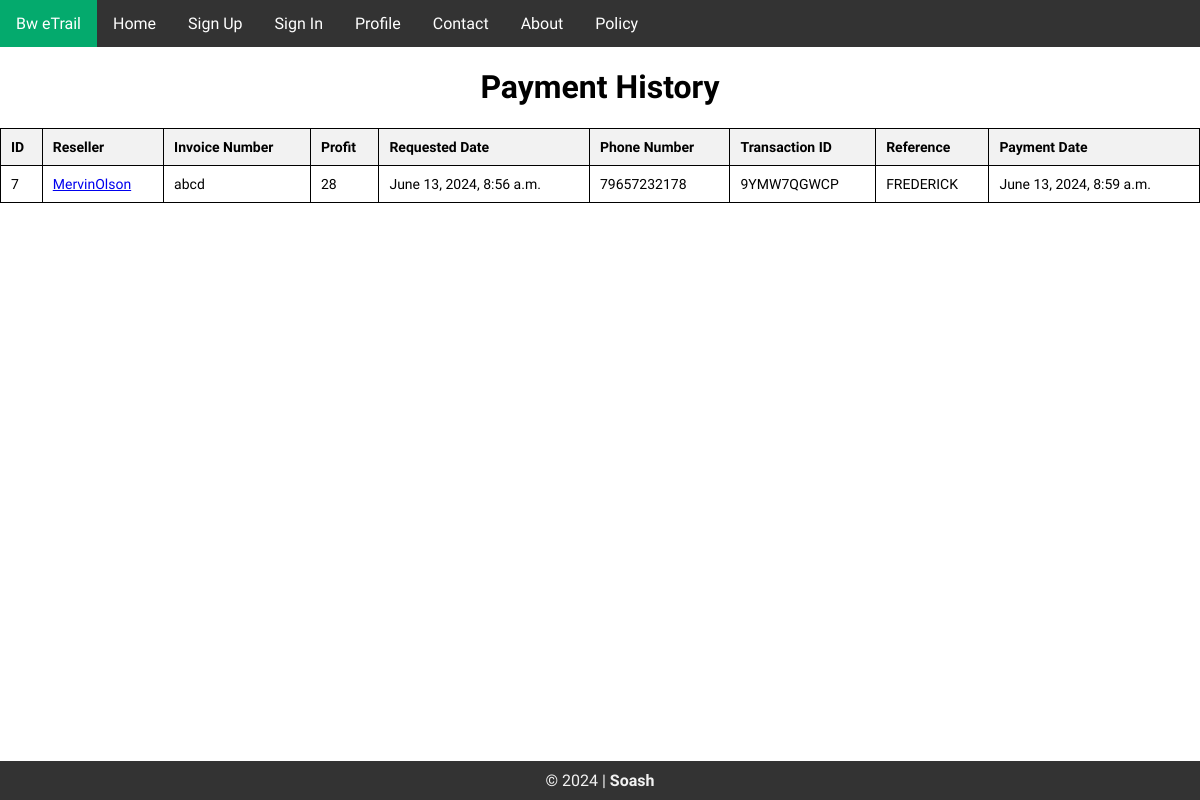
/payment-history/ (signed in), run on the app's committed database.
### payment/models.py (models this page shows, shortened)
class PaymentHistory(models.Model):
    user = models.ForeignKey(settings.AUTH_USER_MODEL, on_delete=models.CASCADE, verbose_name="Reseller")
    orders = models.ManyToManyField(Order)
    total_profit = models.DecimalField(max_digits=15, decimal_places=0, default=0)
    requested_date = models.DateTimeField()
    invoice_number = models.CharField(max_length=100)
    phone_number = models.CharField(max_length=20)
    trxid = models.CharField(max_length=100)
    reference = models.CharField(max_length=255)
    date = models.DateTimeField(default=timezone.now)

### accounts/models.py (models this page shows)
class User(AbstractUser):
    ACTIVE = 'active'
    NOT_ACTIVE = 'not_active'
    RESELLER_STATUS_CHOICES = [
        (ACTIVE, 'Active'),
        (NOT_ACTIVE, 'Not Active'),
    ]
    name = models.CharField(max_length=255)
    shopname = models.CharField(max_length=50, null=True)
    phone = models.CharField(max_length=11)
    address = models.TextField()
    email_verified = models.BooleanField(default=False)
    reseller_status = models.CharField(
        max_length=10,
        choices=RESELLER_STATUS_CHOICES,
        default=NOT_ACTIVE
    )
    activation_date = models.DateTimeField(null=True, blank=True)
    expiry_date = models.DateTimeField(null=True, blank=True)

### payment/views.py (the view)
# urls.py: path('payment-history/', views.payment_history, name='payment_history'),
@staff_member_or_redirect
def payment_history(request):
    payment_histories = PaymentHistory.objects.all().order_by('-date')  # Order by date, most recent first
    return render(request, 'payment/payment_history_admin.html', {'payment_histories': payment_histories})

### payment/views.py (called while the page is built)
def staff_member_or_redirect(view_func):
    @wraps(view_func)
    def _wrapped_view(request, *args, **kwargs):
        if request.user.is_staff:
            return view_func(request, *args, **kwargs)
        else:
            return HttpResponseRedirect(reverse('home'))  # Replace 'profile' with the actual name of your profile URL pattern
    return _wrapped_view

### templates/payment/payment_history_admin.html (shortened to what this page needs)
<!DOCTYPE html>
<html lang="en">
<head>
    {% load static %}
    <link rel="stylesheet" href="{% static 'common.css' %}">
    <link rel="stylesheet" href="{% static 'payment/style.css' %}">
</head>
<body>
    <ul>
        <li><a class="active" href="{% url 'home' %}">Bw eTrail</a></li>
        <li><a href="{% url 'home' %}">Home</a></li>
        <li><a href="{% url 'signup' %}">Sign Up</a></li>
        <li><a href="{% url 'signin' %}">Sign In</a></li>
        {% if user.is_authenticated %}
            <li>
                <a href="{% url 'profile' user.username %}">Profile</a>
            </li>
        {% endif %}
        <li><a href="{% url 'contact' %}">Contact</a></li>
        <li><a href="{% url 'about' %}">About</a></li>
        <li><a href="{% url 'policy' %}">Policy</a></li>
    </ul>
    <h1>Payment History</h1>
    <div class="table-container">
    <table>
        <thead>
            <tr>
                <th>ID</th>
                <th>Reseller</th>
                <th>Invoice Number</th>
                <th>Profit</th>
                <th>Requested Date</th>
                <th>Phone Number</th>
                <th>Transaction ID</th>
                <th>Reference</th>
                <th>Payment Date</th>
            </tr>
        </thead>
        <tbody>
            {% for history in payment_histories %}
                <tr>
                    <td>{{ history.id }}</td>
                    <td><a href="/accounts/{{ history.user }}/">{{ history.user }}</a></td>
                    <td>{{ history.invoice_number }}</td>
                    <td>{{ history.total_profit }}</td>
                    <td>{{ history.requested_date }}</td>
                    <td>{{ history.phone_number }}</td>
                    <td>{{ history.trxid }}</td>
                    <td>{{ history.reference }}</td>
                    <td>{{ history.date }}</td>
                </tr>
            {% endfor %}
        </tbody>
    </table></div>
    <footer>
        <span>&copy; 2024 | <a href="https://soash.github.io">Soash</a></span>
    </footer>
</body>
</html>

### static/common.css (style rules this page uses)
body { margin: 0; padding: 0; font-family: "Josefin Sans", sans-serif; min-height: 100vh; display: flex; flex-direction: column; }
footer { margin-top: auto; }
h1 { text-align: center; }
ul { list-style-type: none; margin: 0; padding: 0; overflow: hidden; background-color: #333; }
li { float: left; }
li a { display: block; color: white; text-align: center; padding: 14px 16px; text-decoration: none; }
.active { background-color: #04AA6D; }
footer { background-color: #333; padding: 10px; text-align: center; }
footer span { color: #f2f2f2; }
footer a { color: #f2f2f2; text-decoration: none; font-weight: bold; }
.table-container { overflow-x: auto; white-space: nowrap; font-size: 14px; }

### static/payment/style.css (style rules this page uses)
table { width: 100%; border-collapse: collapse; }
table, th, td { border: 1px solid black; }
th, td { padding: 10px; text-align: left; }
th { background-color: #f2f2f2; }

### data on the page
PaymentHistory: id "7", user "MervinOlson", invoice_number "abcd", total_profit "28", requested_date "June 13, 2024, 8:56 a.m.", phone_number "79657232178", trxid "9YMW7QGWCP", reference "FREDERICK", date "June 13, 2024, 8:59 a.m."
